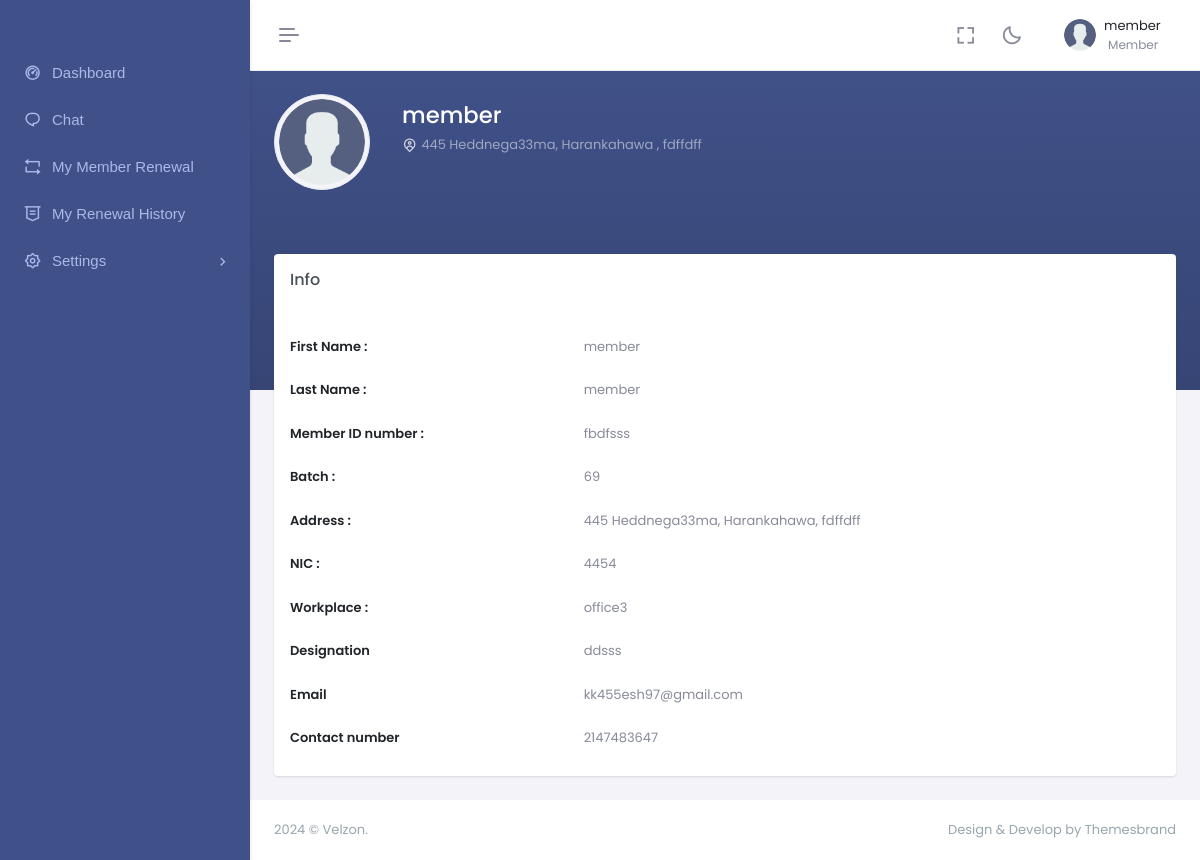
The app's page /member_profile.php (signed in), older data.
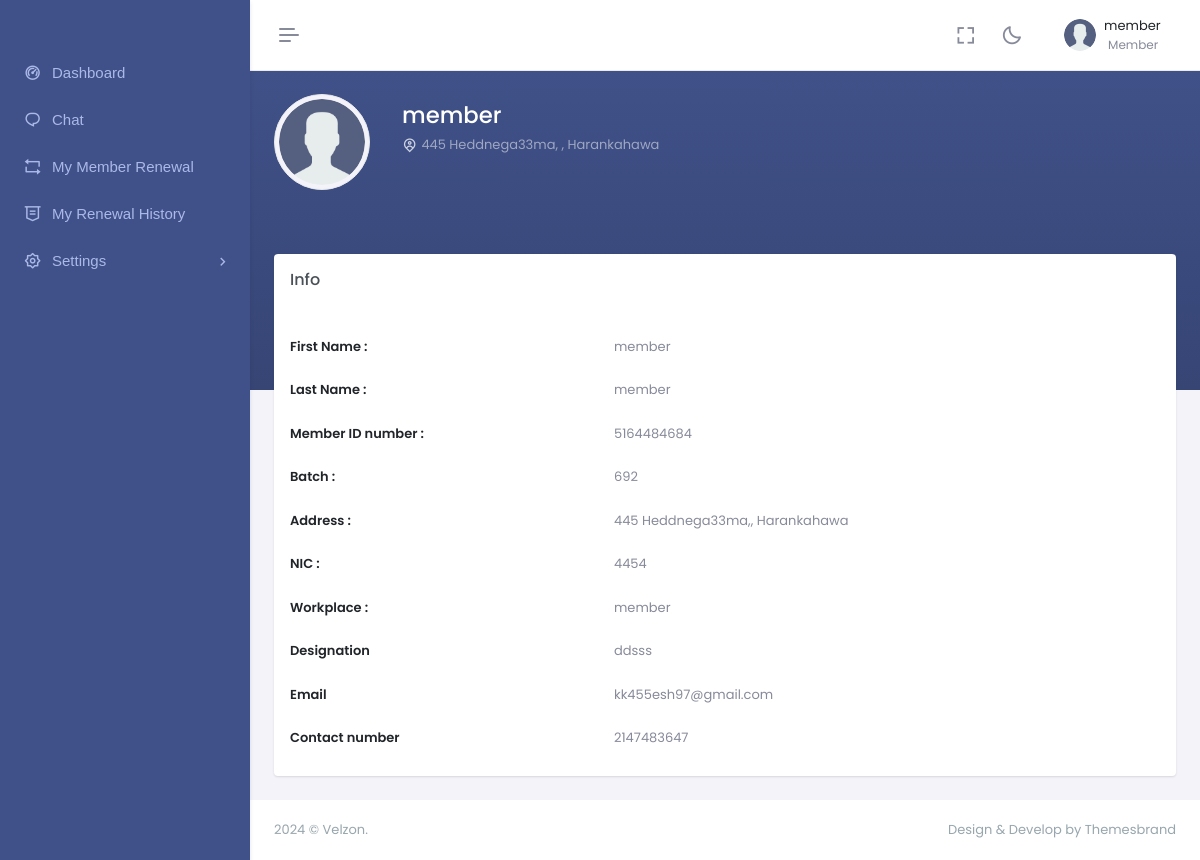
The same page, newer data.
### tables this page shows
CREATE TABLE `members` (
  `member_id` int(11) NOT NULL,
  `member_username` varchar(255) NOT NULL,
  `member_first_name` varchar(255) NOT NULL,
  `member_last_name` varchar(255) NOT NULL,
  `member_id_no` varchar(255) NOT NULL,
  `member_batch` varchar(255) DEFAULT NULL,
  `member_address` varchar(255) DEFAULT NULL,
  `member_address_line2` varchar(255) DEFAULT NULL,
  `member_nic` varchar(255) DEFAULT NULL,
  `role` varchar(255) DEFAULT NULL,
  `member_wrokplace` varchar(255) DEFAULT NULL,
  `member_designation` varchar(255) DEFAULT NULL,
  `member_email` varchar(255) NOT NULL,
  `contact_number` int(11) NOT NULL,
  `password` varchar(255) NOT NULL,
  `confirm_password` varchar(255) NOT NULL,
  `status` varchar(255) DEFAULT NULL
);

### member_profile.php (the view, shortened to what the changed rows need)
<?php
require 'db.php';
$user = $_SESSION['member_id'];
$query = "SELECT * FROM members WHERE member_id = '$user'";
$result = mysqli_query($conn, $query);
if ($result) {
    $userData = mysqli_fetch_assoc($result);
} else {
    echo "Error: " . mysqli_error($conn);
    exit();
}
?>
<!doctype html>
<html lang="en" data-layout="vertical" data-topbar="light" data-sidebar="dark" data-sidebar-size="lg" data-sidebar-image="none" data-preloader="disable" data-theme="default" data-theme-colors="default">
<head>
    <link rel="stylesheet" href="assets/libs/swiper/swiper-bundle.min.css">
    <link href="assets/css/bootstrap.min.css" rel="stylesheet" type="text/css" />
    <link href="assets/css/icons.min.css" rel="stylesheet" type="text/css" />
    <link href="assets/css/app.min.css" rel="stylesheet" type="text/css" />
    <link href="assets/css/custom.min.css" rel="stylesheet" type="text/css" />
</head>
<body>
    <div id="layout-wrapper">
        <div class="main-content">
            <div class="page-content">
                <div class="container-fluid">
                    <div class="pt-4 mb-4 mb-lg-3 pb-lg-4 profile-wrapper">
                        <div class="row g-4">
                            <div class="col">
                                <div class="p-2">
                                    <h3 class="text-white mb-1"><?php echo htmlspecialchars($userData['member_username']); ?></h3>
                                    <div class="hstack text-white-50 gap-1">
                                        <div class="me-2"><i class="ri-map-pin-user-line me-1 text-white text-opacity-75 fs-16 align-middle"></i><?php echo htmlspecialchars($userData['member_address']); ?>
                                       , <?php echo htmlspecialchars($userData['member_address_line2']); ?></div>
                                    </div>
                                </div>
                            </div>
                        </div>
                    </div>
                    <div class="row">
                        <div class="col-lg-12">
                            <div>
                                <div class="tab-content pt-4 text-muted">
                                    <div class="tab-pane active" id="overview-tab" role="tabpanel">
                                        <div class="row">
                                            <div class="col-xxl-12">
                                                <div class="card">
                                                    <div class="card-body">
                                                        <div class="table-responsive">
                                                            <table class="table table-borderless mb-0">
                                                                <tbody>
                                                                    <tr>
                                                                        <th class="ps-0" scope="row">First Name :</th>
                                                                        <td class="text-muted"><?php echo htmlspecialchars($userData['member_first_name']); ?></td>
                                                                    </tr>
                                                                    <tr>
                                                                        <th class="ps-0" scope="row">Last Name :</th>
                                                                        <td class="text-muted"><?php echo htmlspecialchars($userData['member_last_name']); ?></td>
                                                                    </tr>
                                                                    <tr>
                                                                        <th class="ps-0" scope="row">Member ID number :</th>
                                                                        <td class="text-muted"><?php echo htmlspecialchars($userData['member_id_no']); ?></td>
                                                                    </tr>
                                                                    <tr>
                                                                        <th class="ps-0" scope="row">Batch :</th>
                                                                        <td class="text-muted"><?php echo htmlspecialchars($userData['member_batch']); ?></td>
                                                                    </tr>
                                                                    <tr>
                                                                        <th class="ps-0" scope="row">Address :</th>
                                                                        <td class="text-muted"><?php echo htmlspecialchars($userData['member_address']); ?>,
                                                                        <?php echo htmlspecialchars($userData['member_address_line2']); ?></td>
                                                                        <br>
                                                                    </tr>
                                                                    <tr>
                                                                        <th class="ps-0" scope="row">NIC :</th>
                                                                        <td class="text-muted"><?php echo htmlspecialchars($userData['member_nic']); ?></td>
                                                                    </tr>
                                                                    <tr>
                                                                        <th class="ps-0" scope="row">Workplace :</th>
                                                                        <td class="text-muted"><?php echo htmlspecialchars($userData['member_wrokplace']); ?></td>
                                                                    </tr>
                                                                    <tr>
                                                                        <th class="ps-0" scope="row">Designation</th>
                                                                        <td class="text-muted"><?php echo htmlspecialchars($userData['member_designation']); ?></td>
                                                                    </tr>
                                                                    <tr>
                                                                        <th class="ps-0" scope="row">Email</th>
                                                                        <td class="text-muted"><?php echo htmlspecialchars($userData['member_email']); ?></td>
                                                                    </tr>
                                                                    <tr>
                                                                        <th class="ps-0" scope="row">Contact number</th>
                                                                        <td class="text-muted"><?php echo htmlspecialchars($userData['contact_number']); ?></td>
                                                                    </tr>
                                                                </tbody>
                                                            </table>
                                                        </div>
                                                    </div>
                                                </div>
                                            </div>
                                        </div>
                                    </div>
                                </div>
                            </div>
                        </div>
                    </div>
                </div>
            </div>
        </div>
    </div>
</body>
</html>

Row changes from the older to the newer data that the page shows:
changed members "member": member_address "445 Heddnega33ma, Harankahawa" → "445 Heddnega33ma,"; member_address_line2 "fdffdff" → "Harankahawa"; member_id_no "fbdfsss" → "5164484684"; member_batch "69" → "692"; member_wrokplace "office3" → "member"
